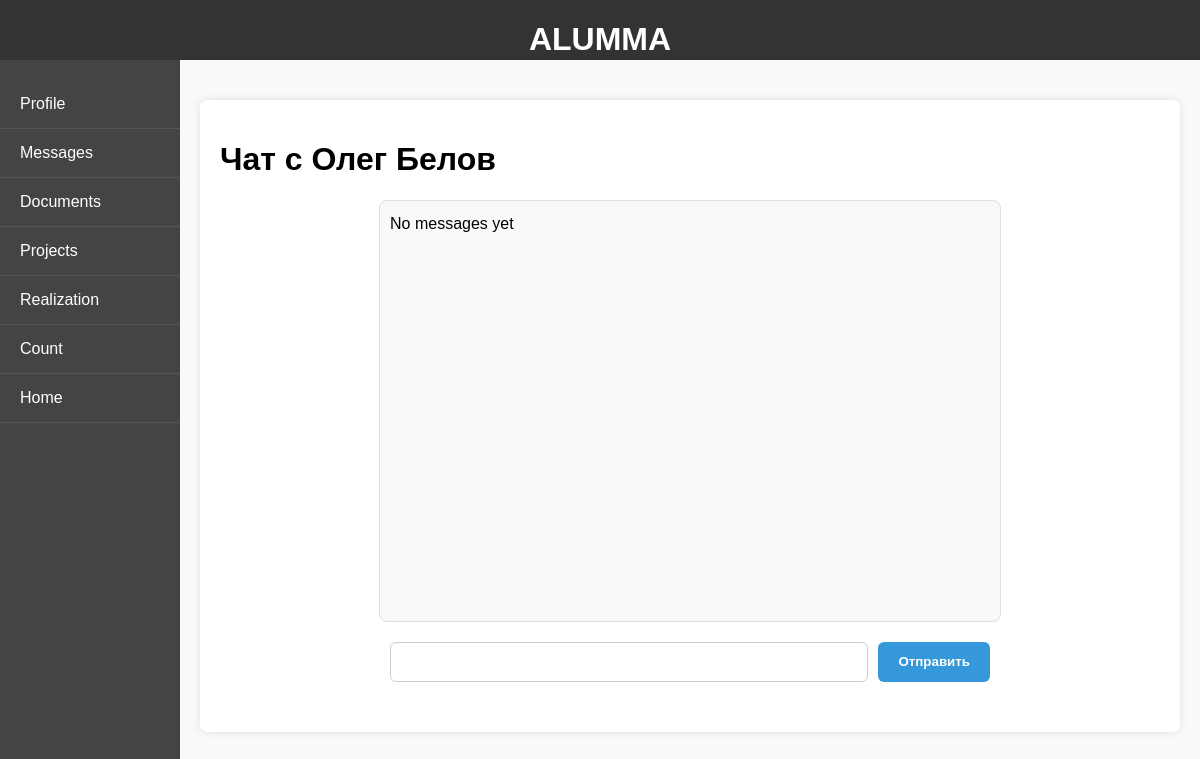
The page /profile/messages/chatWith=oleg_belov72 (signed in) on the database as committed earlier.
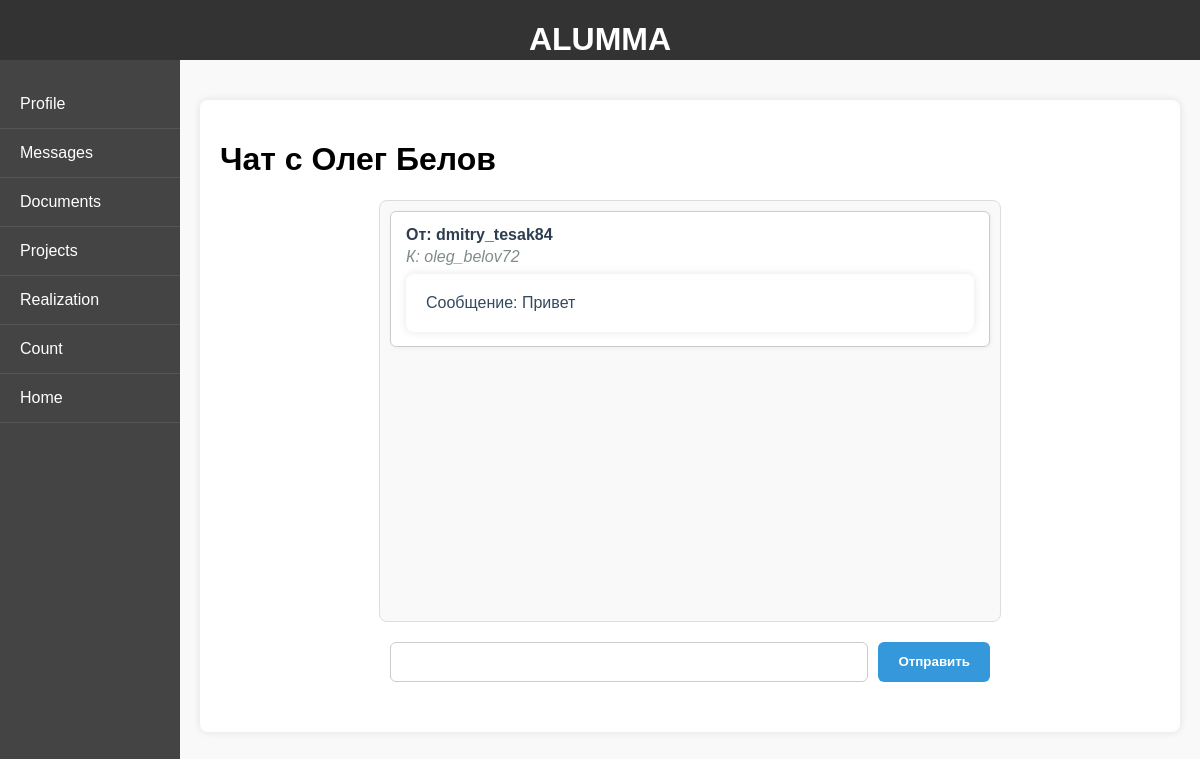
The same page on the database as committed later.
### styles/models.py (models this page shows)
class Message(models.Model):
    chat = models.ForeignKey(Chat, on_delete=models.CASCADE, related_name='messages') #принадлежность класса singlechatinfo в образе коллекции к chat
    content = models.CharField(max_length=100, null=True, blank=True)
    sender = models.CharField(max_length=100, null=True, blank=True)
    receiver = models.CharField(max_length=100, null=True, blank=True)

### styles/views.py (the view, shortened to what this page needs)
# urls.py: path('profile/messages/chatWith=<str:username>', views.ChatPage, name='profile_messages_chat')
def ChatPage(request, username):
    yourProfile = Profile.objects.get(user__username=request.user.username)
    profilesChats = Chat.objects.filter(speakingPartnerUsername=username, profile=yourProfile).first()
    messages = Message.objects.filter(chat=profilesChats) if profilesChats else []     #отоюражение всех сообщений существующих
    user = User.objects.get(username=username)
    first_name=user.first_name
    last_name=user.last_name
    return render(request, 'ChatPage.html', {'first_name': first_name, 'last_name': last_name, 'messages' : messages, 'username' : username})

### templates/ChatPage.html (shortened to what this page needs)
{% extends "ProfileLayout.html" %}
{% block content %}
  <div>
    <h1>Чат с {{first_name}} {{last_name}}</h1>
  </div>
<div class="chatField">
  {% if messages %}
    {% for item in messages %}
       <div class="message">
          <p class="sender">От: {{item.sender}}</p>
          <p class="receiver">К: {{item.receiver}}</p>
          <p class="content">Сообщение: {{item.content}}</p>
       </div>
    {% endfor %}
  {% else %}
  <p>No messages yet</p>
   {% endif %}
</div>
  <form method="post" action="{% url 'profile_messages_chat' username %}">
    <input
      type="text"
      name="chat"
    />
    <button type="submit">
      Отправить
    </button>
  </form>
</div>
{% endblock %}

Rows that differ between the two databases and show on the page:
added Message: sender "dmitry_tesak84", receiver "oleg_belov72", content "Привет"
Other text that changed with them:
text no longer shown: "No messages yet"
